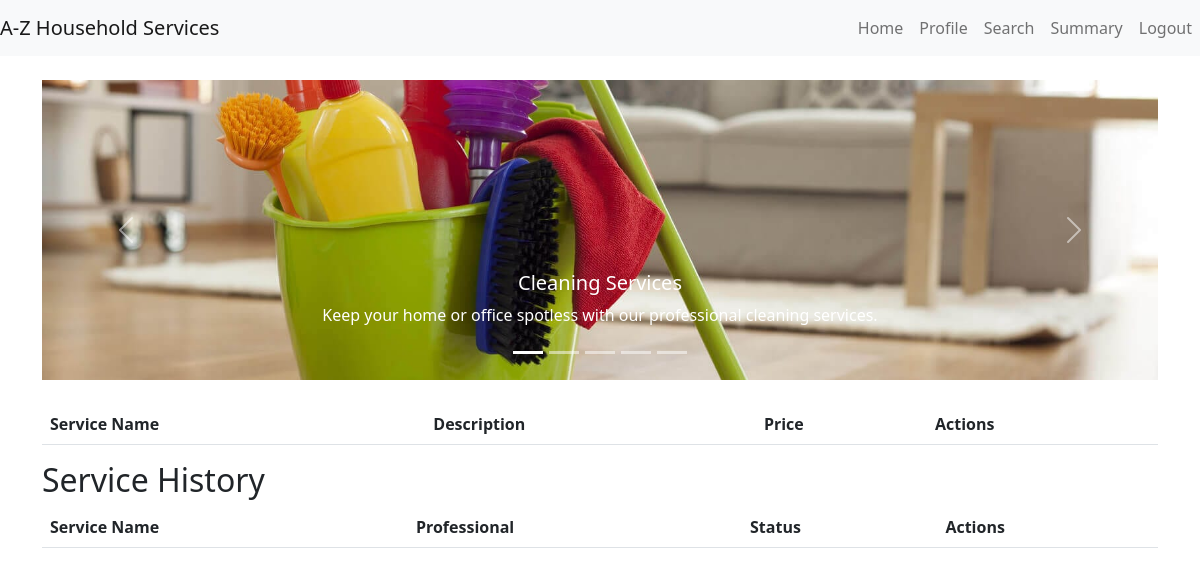
Page /customer/dashboard (signed in) on the earlier database version.
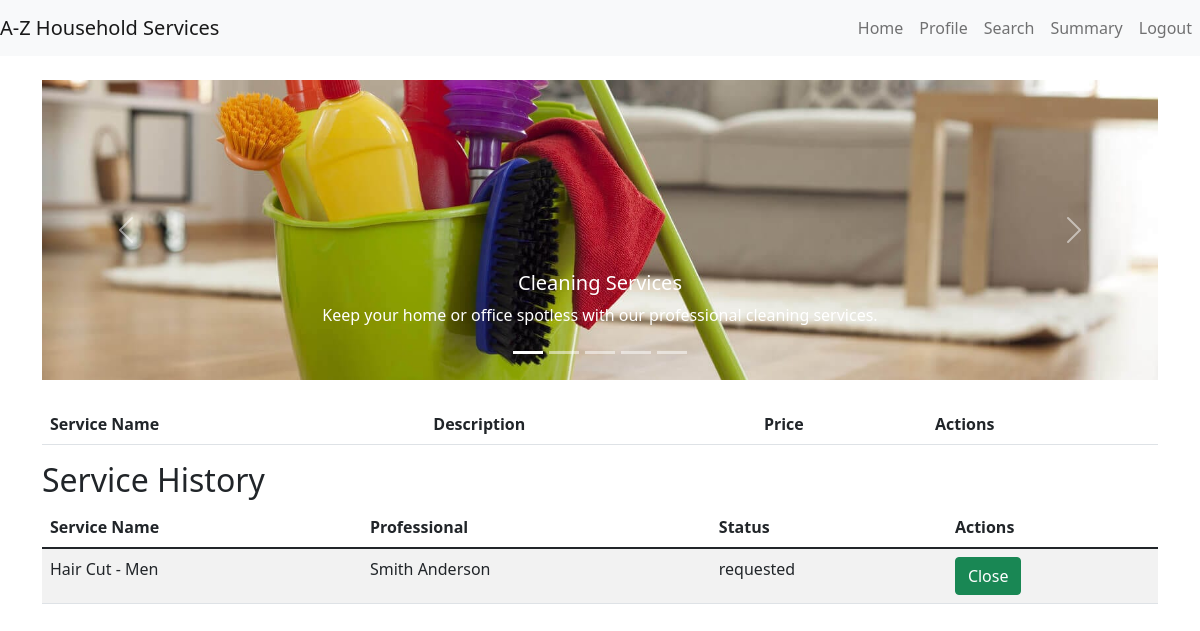
Same page on the later database version.
### models.py (models this page shows, shortened)
class Service(db.Model):
    __tablename__ = 'services'
    id = db.Column(db.Integer, primary_key=True)
    name = db.Column(db.String(100), nullable=False)
    price = db.Column(db.Float, nullable=False)
    description = db.Column(db.String(200))
    service_type = db.Column(db.String(50))

class ProfessionalProfile(db.Model):
    __tablename__ = 'professional_profiles'
    id = db.Column(db.Integer, primary_key=True)
    user_id = db.Column(db.Integer, db.ForeignKey('users.id'))
    full_name = db.Column(db.String(100), nullable=False)
    service_type = db.Column(db.String(100), nullable=False)
    experience = db.Column(db.String(100), nullable=False)
    filename = db.Column(db.String(120), nullable=False)
    uploaded_at = db.Column(db.DateTime, default=db.func.current_timestamp())
    address = db.Column(db.String(200),nullable=False)
    pin_code = db.Column(db.String(6), nullable=False)
    reviews = db.Column(db.Float, default=0)

class ServiceRequest(db.Model):
    __tablename__ = 'service_requests'
    id = db.Column(db.Integer, primary_key=True)
    service_id = db.Column(db.Integer, db.ForeignKey('services.id'))
    customer_id = db.Column(db.Integer, db.ForeignKey('users.id'))
    professional_id = db.Column(db.Integer, db.ForeignKey('users.id'), nullable=True)
    date_of_request = db.Column(db.DateTime, default=db.func.current_timestamp())
    date_of_completion = db.Column(db.DateTime, nullable=True)
    service_status = db.Column(db.String(20), default='requested')  # requested, assigned, closed
    remarks = db.Column(db.String(200))

### app.py (the view)
@app.route('/customer/dashboard', methods=['GET', 'POST'])
def customer_dashboard():
    if 'user_id' in session:
        if request.args.get("service_type"):
            services = Service.query.filter_by(service_type=request.args.get("service_type")).all()
        else:
            services = []
        service_requests = ServiceRequest.query.filter_by(customer_id=session['user_id']).all()
        professional_profile = ProfessionalProfile.query.all()
        service_dict = {}  # Define service_dict here
        prof_dict = {}  # Define user_dict here
        for professional in professional_profile:
            prof_dict[professional.user_id] = professional
        for service in Service.query.all():
            service_dict[service.id] = service
        return render_template('customer_dashboard.html', services=services, service_requests=service_requests,prof_dict=prof_dict,service_dict=service_dict)
    return redirect(url_for('login'))

### app.py (called while the page is built)
@app.before_request
def create_tables():
    global first_request
    if first_request:
        db.create_all()
        first_request = False

### templates/customer_dashboard.html (shortened to what this page needs)
{% extends "base.html" %}
{% block content %}
<div id="serviceCarousel" class="carousel slide" data-bs-ride="carousel">
    <div class="carousel-indicators">
        <button type="button" data-bs-target="#serviceCarousel" data-bs-slide-to="0" class="active" aria-current="true"></button>
        <button type="button" data-bs-target="#serviceCarousel" data-bs-slide-to="1"></button>
        <button type="button" data-bs-target="#serviceCarousel" data-bs-slide-to="2"></button>
        <button type="button" data-bs-target="#serviceCarousel" data-bs-slide-to="3"></button>
        <button type="button" data-bs-target="#serviceCarousel" data-bs-slide-to="4"></button>
    </div>
    <div class="carousel-inner">
        <div class="carousel-item active">
            <img src="{{ url_for('static', filename='images/cleaning.jpg') }}" class="d-block w-100" alt="Cleaning Services">
            <div class="carousel-caption d-none d-md-block">
                <a href="{{ url_for('customer_dashboard', service_type='cleaning') }}" class="btn">
                <h5>Cleaning Services</h5>
                <p>Keep your home or office spotless with our professional cleaning services.</p>
                </a>
            </div>
        </div>
    </div>
    <button class="carousel-control-prev" type="button" data-bs-target="#serviceCarousel" data-bs-slide="prev">
        <span class="carousel-control-prev-icon" aria-hidden="true"></span>
    </button>
    <button class="carousel-control-next" type="button" data-bs-target="#serviceCarousel" data-bs-slide="next">
        <span class="carousel-control-next-icon" aria-hidden="true"></span>
    </button>
</div>
<table class="table table-striped mt-4">
    <thead>
        <tr>
            <th>Service Name</th>
            <th>Description</th>
            <th>Price</th>
            <th>Actions</th>
        </tr>
    </thead>
</table>
<h2>Service History</h2>
<table class="table table-striped">
    <thead>
        <tr>
            <th>Service Name</th>
            <th>Professional</th>
            <th>Status</th>
            <th>Actions</th>
        </tr>
    </thead>
    <tbody>
        {% for service_request in service_requests %}
        <tr>
            <td>{{ service_dict[service_request.service_id].name }}</td>
            <td>{{ prof_dict[service_request.professional_id].full_name }}</td>
            <td>{{ service_request.service_status }}</td>
            <td>
                <a href="/customer/close_service/{{ request.id }}" class="btn btn-success">Close</a>
            </td>
        </tr>
        {% endfor %}
    </tbody>
</table>
{% endblock %}

Differences in the rows shown:
added ServiceRequest: service_status "requested"
now on this page (row unchanged): Service: name "Hair Cut - Men"
now on this page (row unchanged): ProfessionalProfile: full_name "Smith Anderson"
